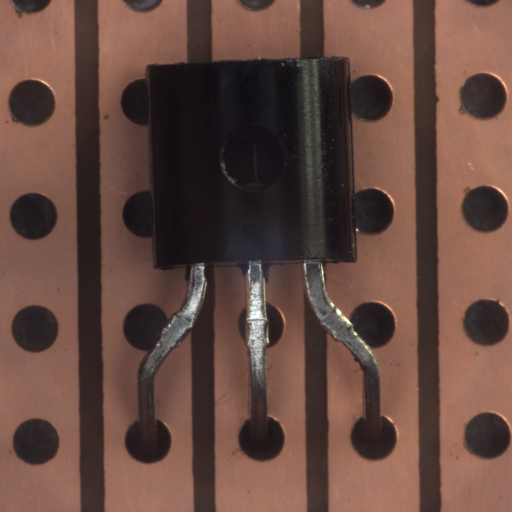
#> input picture 235894_Computer Vision 이상치 탐지 알고리즘 경진대회/raw_data/train/10000.png, 1024 x 1024 px (shown at 1/2 size); its folder holds only this picture in this run
$ jupyter execute --allow-errors '0. gt_generator.ipynb'
#> lines starting #> are read from the running program, lines starting #| are printed output that depends on the picture
# ground truth data generation

[cell 1]
import os
import numpy as np
import pandas as pd
import matplotlib.pyplot as plt

import cv2

from glob import glob
from tqdm import tqdm

resize_size=224

def img_load_gray(path):
    img = cv2.imread(path, cv2.IMREAD_GRAYSCALE)
    img = cv2.resize(img, (resize_size, resize_size))
    return img

def img_load(path):
#> called with path = 'raw_data/train/10000.png'
    img = cv2.imread(path)[:,:,::-1]
    img = cv2.resize(img, (resize_size, resize_size))
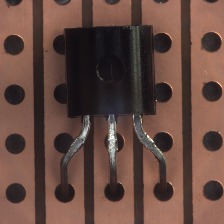
#> img: shape (224, 224, 3); mean R, G, B 100.9, 73, 64.3
    return img

train_png = sorted(glob('raw_data/train/*.png'))
train_imgs = np.array([img_load(m) for m in tqdm(train_png)])
train_y = pd.read_csv("raw_data/train_df.csv")
#> (reads 235894_Computer Vision 이상치 탐지 알고리즘 경진대회/raw_data/train_df.csv from the repository)

#> (the rest of this cell did not finish here and is left out)

[cell 2]
root_dir = 'MVTecAD'

img_path_list = []
possible_img_extension = ['.png']

for (root, dirs, files) in os.walk(root_dir):
    if len(files) > 0:
        for file_name in files:
            if os.path.splitext(file_name)[1] in possible_img_extension:
                img_path = root + '/' + file_name
                img_path = img_path.replace('\\', '/')
                img_path_list.append(img_path)

gt_list=list(filter(lambda x: 'mask' in x, img_path_list))
bad_list=list(filter(lambda x: 'mask' not in x and 'good' not in x, img_path_list))
good_list =list(filter(lambda x: 'good' in x, img_path_list))

gt_imgs = np.array([img_load_gray(m) for m in tqdm(gt_list)])
bad_imgs = np.array([img_load(n) for n in tqdm(bad_list)])
good_imgs = np.array([img_load(n) for n in tqdm(good_list)])

gt_imgs.shape, bad_imgs.shape, good_imgs.shape

[cell 3]
train_id = np.std(train_imgs.reshape(len(train_imgs), -1), axis=1)
#> train_id = [42.77]
#> (the rest of this cell did not finish here and is left out)
